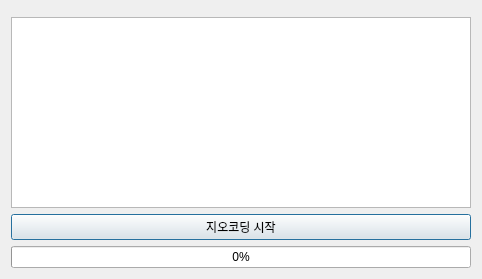
<?xml version="1.0" encoding="UTF-8"?>
<ui version="4.0">
 <class>V</class>
 <widget class="QDialog" name="V">
  <property name="geometry">
   <rect>
    <x>0</x>
    <y>0</y>
    <width>482</width>
    <height>279</height>
   </rect>
  </property>
  <property name="sizePolicy">
   <sizepolicy hsizetype="Fixed" vsizetype="Fixed">
    <horstretch>0</horstretch>
    <verstretch>0</verstretch>
   </sizepolicy>
  </property>
  <property name="maximumSize">
   <size>
    <width>16777215</width>
    <height>16777215</height>
   </size>
  </property>
  <property name="windowTitle">
   <string>엑셀 지오코딩</string>
  </property>
  <layout class="QGridLayout" name="gridLayout">
   <item row="0" column="0">
    <layout class="QVBoxLayout" name="verticalLayout">
     <item>
      <widget class="QgsFileWidget" name="mQgsFileWidget">
       <property name="filter">
        <string/>
       </property>
      </widget>
     </item>
     <item>
      <widget class="QTableView" name="tableView"/>
     </item>
     <item>
      <widget class="QPushButton" name="BTNGeoStart">
       <property name="text">
        <string>지오코딩 시작</string>
       </property>
      </widget>
     </item>
     <item>
      <widget class="QProgressBar" name="geocoderProgressBar">
       <property name="value">
        <number>0</number>
       </property>
       <property name="alignment">
        <set>Qt::AlignLeading|Qt::AlignLeft|Qt::AlignVCenter</set>
       </property>
       <property name="orientation">
        <enum>Qt::Horizontal</enum>
       </property>
       <property name="textDirection">
        <enum>QProgressBar::TopToBottom</enum>
       </property>
      </widget>
     </item>
    </layout>
   </item>
  </layout>
 </widget>
 <customwidgets>
  <customwidget>
   <class>QgsFileWidget</class>
   <extends>QWidget</extends>
   <header>qgsfilewidget.h</header>
  </customwidget>
 </customwidgets>
 <resources/>
 <connections/>
</ui>
